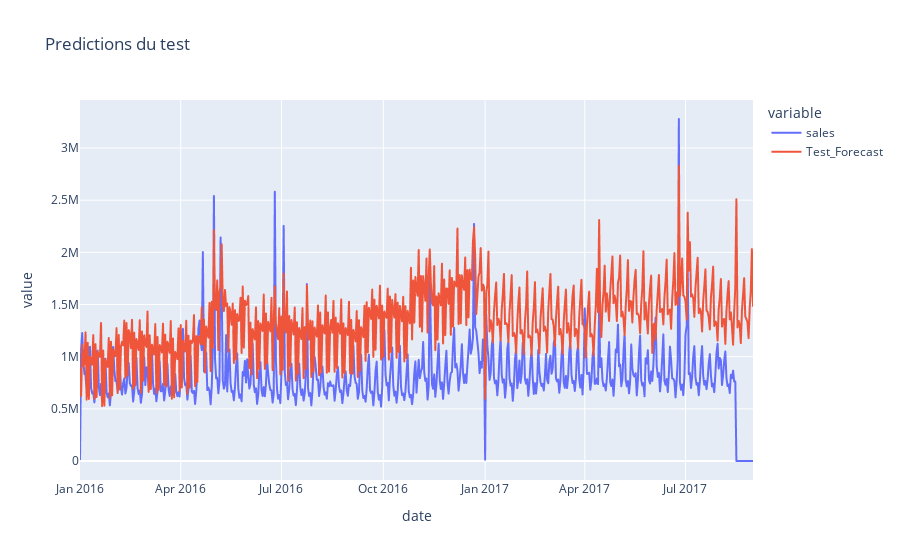

Notebook code cell kept with this figure:
### Code cell
fig = px.line(series_test, x='date', y=['sales', 'Test_Forecast'],title="Predictions du test")
fig.show()

### Figure 1 — Plotly figure (JSON) as saved in the notebook; plotly's stock layout.template omitted (floating-point values rounded to 4 significant figures; data arrays with more than 128 entries replaced by an {"elided": "..."} marker saying what was removed)
{"data": [{"hovertemplate": "variable=sales<br>date=%{x}<br>value=%{y}<extra></extra>", "legendgroup": "sales", "line": {"color": "#636efa", "dash": "solid"}, "marker": {"symbol": "circle"}, "mode": "lines", "name": "sales", "showlegend": true, "type": "scattergl", "x": {"elided": "608 str values"}, "xaxis": "x", "y": {"elided": "608 float values"}, "yaxis": "y"}, {"hovertemplate": "variable=Test_Forecast<br>date=%{x}<br>value=%{y}<extra></extra>", "legendgroup": "Test_Forecast", "line": {"color": "#EF553B", "dash": "solid"}, "marker": {"symbol": "circle"}, "mode": "lines", "name": "Test_Forecast", "showlegend": true, "type": "scattergl", "x": {"elided": "608 str values"}, "xaxis": "x", "y": {"elided": "608 float values"}, "yaxis": "y"}], "layout": {"legend": {"title": {"text": "variable"}, "tracegroupgap": 0}, "title": {"text": "Predictions du test"}, "xaxis": {"anchor": "y", "domain": [0, 1], "title": {"text": "date"}}, "yaxis": {"anchor": "x", "domain": [0, 1], "title": {"text": "value"}}}}
